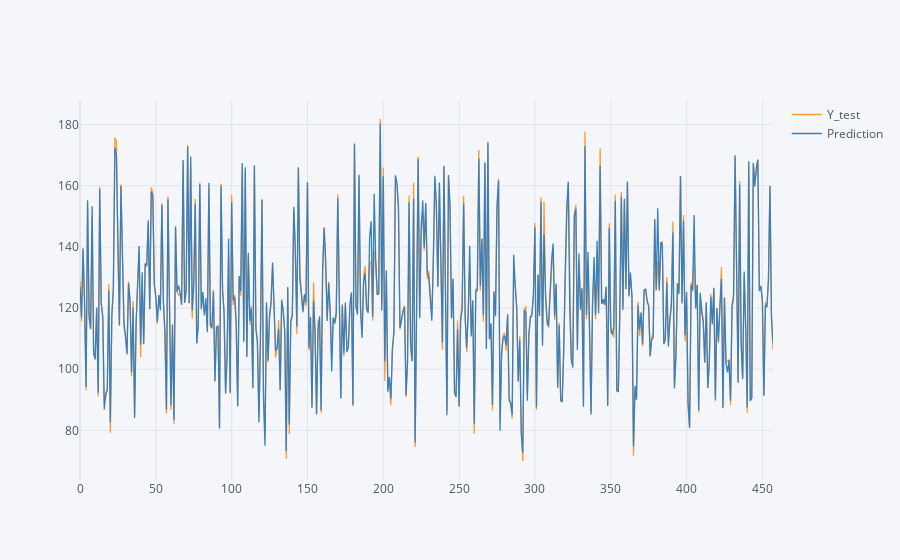

Source (notebook cell):
### Code cell
dff[['Y_test','Prediction']].iplot()

### Figure 1 — Plotly figure (JSON) as saved in the notebook; plotly's stock layout.template omitted (floating-point values rounded to 4 significant figures; data arrays with more than 128 entries replaced by an {"elided": "..."} marker saying what was removed)
{"data": [{"line": {"color": "rgba(255, 153, 51, 1.0)", "dash": "solid", "shape": "linear", "width": 1.3}, "mode": "lines", "name": "Y_test", "text": "", "type": "scatter", "x": {"elided": "458 int values"}, "y": {"elided": "458 float values"}}, {"line": {"color": "rgba(55, 128, 191, 1.0)", "dash": "solid", "shape": "linear", "width": 1.3}, "mode": "lines", "name": "Prediction", "text": "", "type": "scatter", "x": {"elided": "458 int values"}, "y": {"elided": "458 float values"}}], "layout": {"legend": {"bgcolor": "#F5F6F9", "font": {"color": "#4D5663"}}, "paper_bgcolor": "#F5F6F9", "plot_bgcolor": "#F5F6F9", "title": {"font": {"color": "#4D5663"}}, "xaxis": {"gridcolor": "#E1E5ED", "showgrid": true, "tickfont": {"color": "#4D5663"}, "title": {"font": {"color": "#4D5663"}, "text": ""}, "zerolinecolor": "#E1E5ED"}, "yaxis": {"gridcolor": "#E1E5ED", "showgrid": true, "tickfont": {"color": "#4D5663"}, "title": {"font": {"color": "#4D5663"}, "text": ""}, "zerolinecolor": "#E1E5ED"}}}
